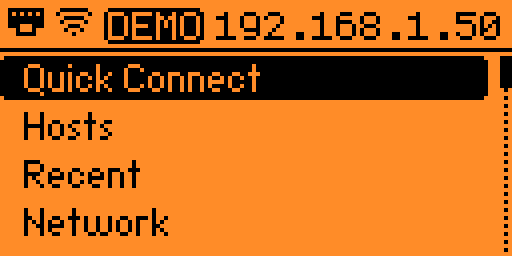
#> input picture docs/screenshots/52b-home-quick-connect.png, 512 x 256 px
$ python readme_media.py
#> lines starting #> are read from the running program, lines starting #| are printed output that depends on the picture
"""Build the README's hero image and demo GIF from the screenshots in docs/screenshots/.

    venv\\Scripts\\python tools\\readme_media.py        (Windows)
    venv/bin/python tools/readme_media.py              (Linux)
    ... --style white --preview DIR                    (the other surround, written to DIR)

Writes docs/media/hero.png (the core flow as a 2x2 grid, transparent background, so it sits
on GitHub's light and dark themes alike) and docs/media/demo.gif (the same flow, one screen
at a time). Each screen is drawn like the Flipper's screen window: the orange backlight shows
around the 128x64 pixels, the window has rounded corners and sits in a surround: dark grey in
the hero, white with a thin grey edge in the GIF (transparent around it).

Both are built at an integer multiple of the Flipper's pixels (nearest-neighbour), so every
pixel stays a crisp square: the hero at 4x and shown at half its width (2x on the page, 1:1 on
HiDPI screens), the GIF at 3x and shown at its own size.

SPDX-License-Identifier: GPL-3.0-only
"""

from __future__ import annotations

import argparse
from pathlib import Path

from PIL import Image, ImageDraw, ImageFont

ROOT = Path(__file__).resolve().parent.parent
SHOTS = ROOT / "docs" / "screenshots"
OUT = ROOT / "docs" / "media"
SHOT_SCALE = 4  # the screenshots are 4x the Flipper's 128x64

# The core flow: Home, Quick Connect, host key, output.
HERO = [
    ("52b-home-quick-connect.png", "1  Home"),
    ("08-quick-connect-typed.png", "2  Quick Connect"),
    ("10-hostkey-new.png", "3  Check the host key"),
    ("14-output-uname.png", "4  Output and exit code"),
]
HERO_SCALE = 4  # 2x2 tiles at 4x (1288 px), shown at half width: crisp on 1x and on HiDPI screens
# The same flow as a walk, one screen per frame (ms on screen).
DEMO = [
    ("52b-home-quick-connect.png", "Home", 1400),
    ("07-quick-connect-empty.png", "Quick Connect", 1200),
    ("08-quick-connect-typed.png", "Type user@host", 1400),
    ("09-connecting.png", "Connecting", 1200),
    ("10-hostkey-new.png", "Check the host key", 1500),
    ("12-password-typed.png", "Password", 1300),
    ("13b-run-menu-type-command.png", "Run a command", 1300),
    ("13c-command-typed.png", "Type the command", 1400),
    ("14-output-uname.png", "Output and exit code", 2800),
]
DEMO_SCALE = 3

# The Flipper's screen window, in 1x display pixels (about 0.28 mm each): the backlit margin
# around the 128x64 pixels, the same on every side, and the corner radius of the orange area.
# Measured on a real Flipper from a straight-on photo rectified to the case's window opening
# (39.4 x 24.2 mm).
WINDOW_MARGIN = 8
WINDOW_MARGINS = (WINDOW_MARGIN,) * 4  # left, top, right, bottom
WINDOW_RADIUS = 7
LCD = (255, 140, 40, 255)  # backlight orange, as in the screenshots' background

# Surround of each screen: "dark" (a grey screen surround) or "white" (the Flipper's face)
STYLES = {
    "dark": {"bezel": (40, 42, 46, 255), "rim": (22, 23, 25, 255), "label": (232, 232, 232, 255), "edge": None},
    "white": {"bezel": (242, 242, 238, 255), "rim": (205, 205, 199, 255), "label": (110, 110, 110, 255),
              "edge": (212, 212, 206, 255)},  # keeps the tile apart from a white page
}
STYLE = "dark"
DEMO_STYLE = "white"  # the demo GIF's surround, whatever --style picks for the hero
# Sizes in 1x Flipper pixels, multiplied by the scale
PAD = 5.5  # surround beside and above the window
RIM = 1.25  # a thin recess line around the window
LABEL_H = 14.5  # surround below the window, holding the label
LABEL_SIZE = 6.5  # label font size
RADIUS = 9  # outer corners of a tile
GAP = 8  # between tiles
MARGIN = 2  # transparent edge of the hero
SS = 4  # supersampling for the frame's curves (the screen pixels are pasted as they are)


def font(size: int) -> ImageFont.ImageFont:
    try:
        return ImageFont.load_default(size=size)
    except TypeError:  # Pillow built without FreeType
        return ImageFont.load_default()


def screen_at(shot: str, k: int) -> Image.Image:
    """The screenshot at k x the Flipper's pixels: down to 1x, then up, both nearest-neighbour."""
#> called with shot = '52b-home-quick-connect.png', k = 4
    im = Image.open(SHOTS / shot).convert("RGBA")
    w, h = im.width // SHOT_SCALE, im.height // SHOT_SCALE
#> w = 128; h = 64
    return im.resize((w, h), Image.Resampling.NEAREST).resize((w * k, h * k), Image.Resampling.NEAREST)


def px(v: float, k: int) -> int:
    return max(1, round(v * k))


def tile(shot: str, label: str, k: int, rounded: bool = True,
         style: str | None = None) -> Image.Image:
    st = STYLES[style or STYLE]
    screen = screen_at(shot, k)
    w, h = screen.size
#> w = 512; h = 256
    ml, mt, mr, mb = (v * k for v in WINDOW_MARGINS)
    r = WINDOW_RADIUS * k
    pad, rim, label_h = px(PAD, k), px(RIM, k), px(LABEL_H, k)
    ww, wh = w + ml + mr, h + mt + mb  # the window
#> ww = 576; wh = 320
    tw, th = ww + 2 * pad, wh + pad + label_h
#> tw = 620; th = 400
    # frame shapes drawn large and scaled down, for smooth rounded corners
    big = Image.new("RGBA", (tw * SS, th * SS), (0, 0, 0, 0))
#> big: PIL image 2480x1600 RGBA; every value is 0
    d = ImageDraw.Draw(big)
    box = (0, 0, tw * SS - 1, th * SS - 1)
#> box = (0, 0, 2479, 1599)
    edge = {"outline": st["edge"], "width": max(1, k // 2) * SS} if st["edge"] else {}
    if rounded:
        d.rounded_rectangle(box, radius=px(RADIUS, k) * SS, fill=st["bezel"], **edge)
    else:
        d.rectangle(box, fill=st["bezel"], **edge)
    x0, y0 = pad * SS, pad * SS
    d.rounded_rectangle((x0 - rim * SS, y0 - rim * SS, x0 + (ww + rim) * SS - 1, y0 + (wh + rim) * SS - 1),
                        radius=(r + rim) * SS, fill=st["rim"])
    d.rounded_rectangle((x0, y0, x0 + ww * SS - 1, y0 + wh * SS - 1), radius=r * SS, fill=LCD)
    t = big.resize((tw, th), Image.Resampling.LANCZOS)
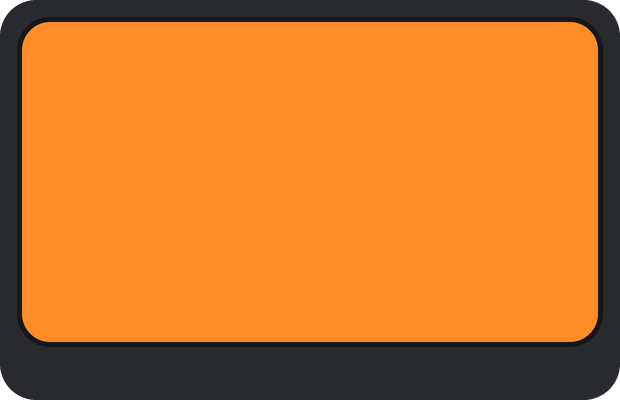
#> t: PIL image 620x400 RGBA; mean R, G, B, A 198.4, 113.7, 40.7, 253.8; transparent parts drawn white
    t.paste(screen, (pad + ml, pad + mt))  # pixel for pixel
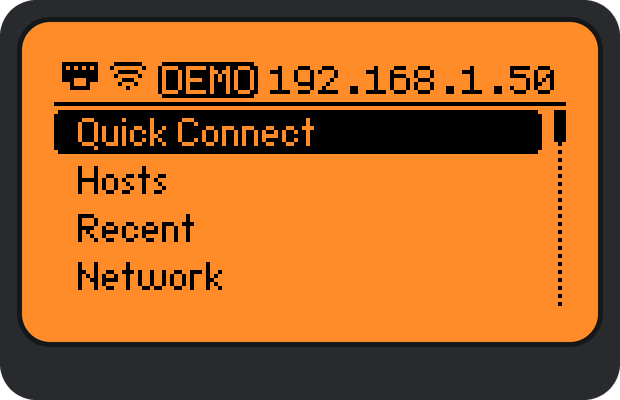
#> t: PIL image 620x400 RGBA; mean R, G, B, A 166.3, 96.1, 35.6, 253.8; transparent parts drawn white
    # every label on the same baseline, whatever its letters (no jitter between GIF frames)
    d = ImageDraw.Draw(t)
    f = font(px(LABEL_SIZE, k))
    d.text((tw // 2, pad + wh + round(label_h * 0.68)), label, font=f, fill=st["label"], anchor="ms")
    return t


def hero(out: Path) -> Path:
    k = HERO_SCALE
    tiles = [tile(s, label, k) for s, label in HERO]
    tw, th = tiles[0].size
    gap, margin = GAP * k, MARGIN * k
    img = Image.new("RGBA", (2 * margin + 2 * tw + gap, 2 * margin + 2 * th + gap), (0, 0, 0, 0))
    for i, t in enumerate(tiles):
        img.paste(t, (margin + (i % 2) * (tw + gap), margin + (i // 2) * (th + gap)), t)
    img.save(out, optimize=True)
    return out


def demo(out: Path) -> Path:
    # rounded corners on a transparent page; GIF transparency is all or nothing, so a corner pixel
    # is kept from a quarter coverage up (the grey edge stays whole) and the rest is the key colour
    key = (255, 0, 255)
    frames = []
    for s, label, _ in DEMO:
        t = tile(s, label, DEMO_SCALE, style=DEMO_STYLE)
        f = Image.new("RGB", t.size, key)
        f.paste(t.convert("RGB"), (0, 0), t.getchannel("A").point(lambda v: 255 if v >= 64 else 0))
        frames.append(f)
    # one shared palette for every frame keeps the file small and the colours steady
    sheet = Image.new("RGB", (frames[0].width, frames[0].height * len(frames)))
    for i, f in enumerate(frames):
        sheet.paste(f, (0, i * f.height))
    n = 64
    pal = sheet.quantize(colors=n, method=Image.Quantize.MEDIANCUT, dither=Image.Dither.NONE)
    p = pal.getpalette()[: n * 3]
    clear = min(range(n), key=lambda i: sum((p[3 * i + c] - key[c]) ** 2 for c in range(3)))
    q = [f.quantize(palette=pal, dither=Image.Dither.NONE) for f in frames]
    q[0].save(out, save_all=True, append_images=q[1:], duration=[ms for *_, ms in DEMO], loop=0,
              optimize=True, disposal=1, transparency=clear)
    return out


def main(argv: list[str] | None = None) -> int:
    global STYLE
    ap = argparse.ArgumentParser(description="Build the README hero image and demo GIF.")
    ap.add_argument("--style", choices=sorted(STYLES), default=STYLE, help="the surround of each screen")
    ap.add_argument("--preview", metavar="DIR", help="write hero-<style>.png and demo-<style>.gif to DIR instead")
    args = ap.parse_args(argv)
    STYLE = args.style
    if args.preview:
        out = Path(args.preview)
        names = (f"hero-{STYLE}.png", f"demo-{STYLE}.gif")
    else:
        out = OUT
        names = ("hero.png", "demo.gif")
    out.mkdir(parents=True, exist_ok=True)
    for p in (hero(out / names[0]), demo(out / names[1])):
        im = Image.open(p)
        print(f"{p}: {p.stat().st_size} B, {im.size[0]}x{im.size[1]}")
    return 0


if __name__ == "__main__":
#> (the run stopped early here; a loop or call above may not have finished)
